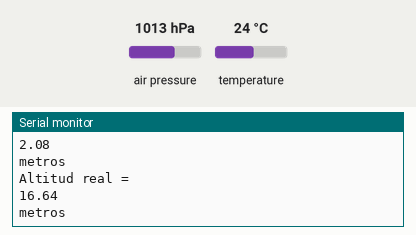
This sketch was run on a simulated Arduino Uno, built with avr-gcc and run on an emulated ATmega328P. Shown: the last lines printed to the serial monitor. The inputs (shaded band) are chosen by the test bench; at power-on: air pressure 1013 hPa, temperature 24 °C.

Above: at 1.2 s.
1.3 s: air pressure set to 952 hPa
At 1.93 s:
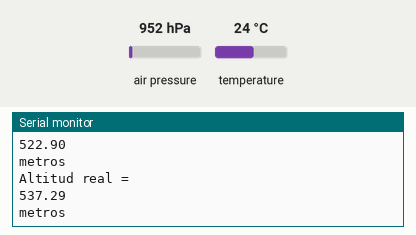
2.8 s: temperature set to 12 °C
4.3 s: air pressure set to 975 hPa
At 5.08 s:
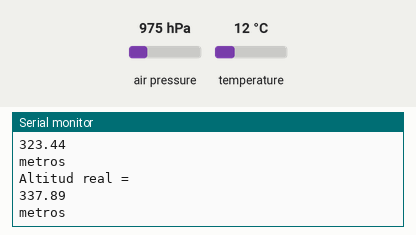
7.4 s: air pressure set to 1048 hPa
At 8.24 s:
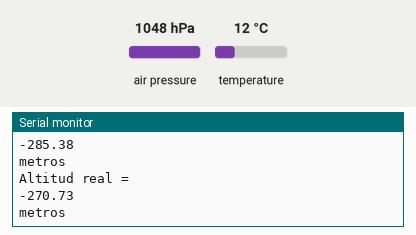
Timing chart, 0 to 10.4 s (numbered marks = the images above; inputs shaded):
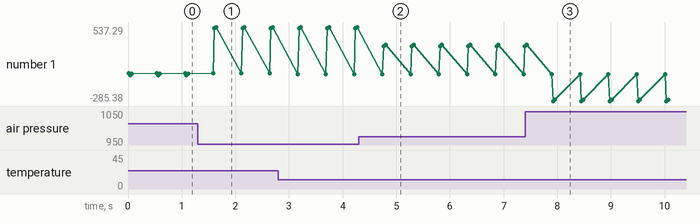

The sketch:

P2A0_11_Barometro_BMP280.ino.ino
```cpp
#include <DHT.h>
#include <DHT_U.h>

#include <Adafruit_BMP280.h>


Adafruit_BMP280 bmp;
void setup() {
    Serial.begin(9600);
    if(!bmp.begin())
    {
      Serial.print("no se encontro el sensor BMP280, revise su conexion");
      while(1){}
    }
}

void loop() {
  Serial.println("Temepratura = ");
  Serial.println(bmp.readTemperature());
  Serial.println(" *C");

  Serial.println("Presion =");
  Serial.println(bmp.readAltitude());
  Serial.println("metros");
/*
  Serial.println("Presion calculada sobre el nivel del mar = ");
  Serial.println(bmp.readSealevelPressure());
  Serial.println("Pa");
*/ //Este pedazo de lineas de codigo esta mal
  Serial.println("Altitud real = ");
  Serial.println(bmp.readAltitude(101500));
  Serial.println("metros");

  Serial.println();
  delay(500);


}
```

Measured:
- after the input at 1.3 s, the serial monitor: prints a new line after 0.31 s (image 1)
- after the input at 4.3 s, the serial monitor: prints a new line after 0.47 s (image 2)
- after the input at 7.4 s, the serial monitor: prints a new line after 0.52 s (image 3)
- plotted number 1: 16.64 → 537.29 after the input at 1.3 s, 537.29 → 323.44 after the input at 4.3 s, 323.44 → -270.73 after the input at 7.4 s
